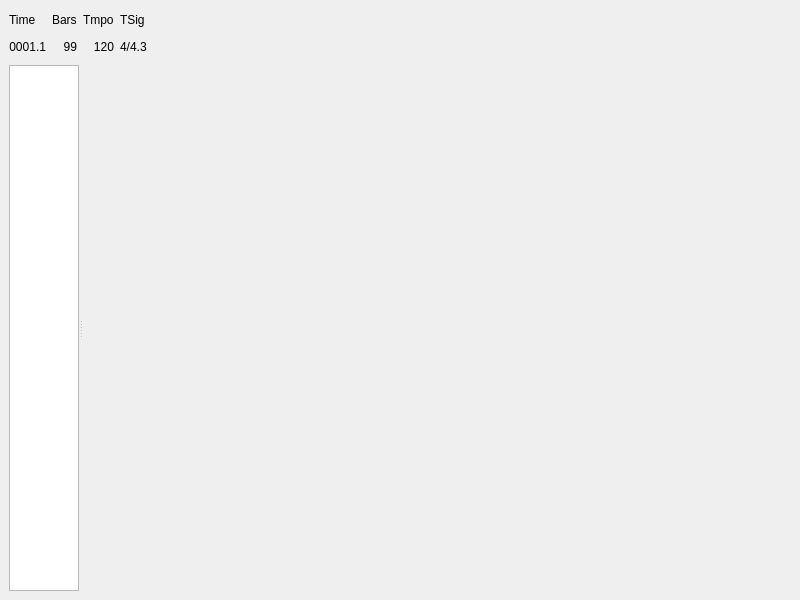
<?xml version="1.0" encoding="UTF-8"?>
<ui version="4.0">
 <class>PCheetah</class>
 <widget class="QMainWindow" name="PCheetah">
  <property name="geometry">
   <rect>
    <x>0</x>
    <y>0</y>
    <width>800</width>
    <height>600</height>
   </rect>
  </property>
  <property name="windowTitle">
   <string>PCheetah</string>
  </property>
  <widget class="QWidget" name="cw">
   <layout class="QVBoxLayout" name="verticalLayout">
    <item>
     <layout class="QHBoxLayout" name="hl_1">
      <property name="sizeConstraint">
       <enum>QLayout::SetMinimumSize</enum>
      </property>
      <item>
       <layout class="QVBoxLayout" name="vl1">
        <property name="sizeConstraint">
         <enum>QLayout::SetFixedSize</enum>
        </property>
        <item>
         <widget class="QLabel" name="lTime">
          <property name="sizePolicy">
           <sizepolicy hsizetype="Fixed" vsizetype="Fixed">
            <horstretch>0</horstretch>
            <verstretch>0</verstretch>
           </sizepolicy>
          </property>
          <property name="maximumSize">
           <size>
            <width>200</width>
            <height>20</height>
           </size>
          </property>
          <property name="text">
           <string>Time</string>
          </property>
          <property name="scaledContents">
           <bool>false</bool>
          </property>
         </widget>
        </item>
        <item>
         <widget class="QLabel" name="time">
          <property name="sizePolicy">
           <sizepolicy hsizetype="Fixed" vsizetype="Fixed">
            <horstretch>0</horstretch>
            <verstretch>0</verstretch>
           </sizepolicy>
          </property>
          <property name="maximumSize">
           <size>
            <width>200</width>
            <height>20</height>
           </size>
          </property>
          <property name="text">
           <string>0001.1</string>
          </property>
          <property name="alignment">
           <set>Qt::AlignRight|Qt::AlignTrailing|Qt::AlignVCenter</set>
          </property>
         </widget>
        </item>
       </layout>
      </item>
      <item>
       <layout class="QVBoxLayout" name="vl2">
        <property name="sizeConstraint">
         <enum>QLayout::SetFixedSize</enum>
        </property>
        <item>
         <widget class="QLabel" name="lBars">
          <property name="sizePolicy">
           <sizepolicy hsizetype="Fixed" vsizetype="Fixed">
            <horstretch>0</horstretch>
            <verstretch>0</verstretch>
           </sizepolicy>
          </property>
          <property name="maximumSize">
           <size>
            <width>200</width>
            <height>20</height>
           </size>
          </property>
          <property name="text">
           <string>Bars</string>
          </property>
         </widget>
        </item>
        <item>
         <widget class="QLabel" name="bars">
          <property name="sizePolicy">
           <sizepolicy hsizetype="Fixed" vsizetype="Fixed">
            <horstretch>0</horstretch>
            <verstretch>0</verstretch>
           </sizepolicy>
          </property>
          <property name="maximumSize">
           <size>
            <width>200</width>
            <height>20</height>
           </size>
          </property>
          <property name="text">
           <string>99</string>
          </property>
          <property name="alignment">
           <set>Qt::AlignRight|Qt::AlignTrailing|Qt::AlignVCenter</set>
          </property>
         </widget>
        </item>
       </layout>
      </item>
      <item>
       <layout class="QVBoxLayout" name="vl3">
        <property name="sizeConstraint">
         <enum>QLayout::SetFixedSize</enum>
        </property>
        <item>
         <widget class="QLabel" name="lTmpo">
          <property name="sizePolicy">
           <sizepolicy hsizetype="Fixed" vsizetype="Fixed">
            <horstretch>0</horstretch>
            <verstretch>0</verstretch>
           </sizepolicy>
          </property>
          <property name="maximumSize">
           <size>
            <width>200</width>
            <height>20</height>
           </size>
          </property>
          <property name="text">
           <string>Tmpo</string>
          </property>
         </widget>
        </item>
        <item>
         <widget class="QLabel" name="tmpo">
          <property name="sizePolicy">
           <sizepolicy hsizetype="Fixed" vsizetype="Fixed">
            <horstretch>0</horstretch>
            <verstretch>0</verstretch>
           </sizepolicy>
          </property>
          <property name="maximumSize">
           <size>
            <width>200</width>
            <height>20</height>
           </size>
          </property>
          <property name="text">
           <string>120</string>
          </property>
          <property name="alignment">
           <set>Qt::AlignRight|Qt::AlignTrailing|Qt::AlignVCenter</set>
          </property>
         </widget>
        </item>
       </layout>
      </item>
      <item>
       <layout class="QVBoxLayout" name="vl4">
        <property name="sizeConstraint">
         <enum>QLayout::SetFixedSize</enum>
        </property>
        <item>
         <widget class="QLabel" name="lTSig">
          <property name="sizePolicy">
           <sizepolicy hsizetype="Fixed" vsizetype="Fixed">
            <horstretch>0</horstretch>
            <verstretch>0</verstretch>
           </sizepolicy>
          </property>
          <property name="maximumSize">
           <size>
            <width>200</width>
            <height>20</height>
           </size>
          </property>
          <property name="text">
           <string>TSig</string>
          </property>
         </widget>
        </item>
        <item>
         <widget class="QLabel" name="tSig">
          <property name="sizePolicy">
           <sizepolicy hsizetype="Fixed" vsizetype="Fixed">
            <horstretch>0</horstretch>
            <verstretch>0</verstretch>
           </sizepolicy>
          </property>
          <property name="maximumSize">
           <size>
            <width>200</width>
            <height>20</height>
           </size>
          </property>
          <property name="text">
           <string>4/4.3</string>
          </property>
         </widget>
        </item>
       </layout>
      </item>
      <item>
       <widget class="QTextEdit" name="lyr">
        <property name="enabled">
         <bool>false</bool>
        </property>
        <property name="sizePolicy">
         <sizepolicy hsizetype="Expanding" vsizetype="Fixed">
          <horstretch>0</horstretch>
          <verstretch>0</verstretch>
         </sizepolicy>
        </property>
        <property name="maximumSize">
         <size>
          <width>16777215</width>
          <height>50</height>
         </size>
        </property>
        <property name="mouseTracking">
         <bool>false</bool>
        </property>
        <property name="focusPolicy">
         <enum>Qt::NoFocus</enum>
        </property>
        <property name="frameShape">
         <enum>QFrame::NoFrame</enum>
        </property>
        <property name="verticalScrollBarPolicy">
         <enum>Qt::ScrollBarAlwaysOff</enum>
        </property>
        <property name="horizontalScrollBarPolicy">
         <enum>Qt::ScrollBarAlwaysOff</enum>
        </property>
        <property name="undoRedoEnabled">
         <bool>false</bool>
        </property>
        <property name="lineWrapMode">
         <enum>QTextEdit::NoWrap</enum>
        </property>
        <property name="readOnly">
         <bool>true</bool>
        </property>
       </widget>
      </item>
     </layout>
    </item>
    <item>
     <widget class="QSplitter" name="spl">
      <property name="sizePolicy">
       <sizepolicy hsizetype="Expanding" vsizetype="Expanding">
        <horstretch>0</horstretch>
        <verstretch>0</verstretch>
       </sizepolicy>
      </property>
      <property name="orientation">
       <enum>Qt::Horizontal</enum>
      </property>
      <widget class="QTableWidget" name="tr">
       <property name="sizePolicy">
        <sizepolicy hsizetype="MinimumExpanding" vsizetype="MinimumExpanding">
         <horstretch>0</horstretch>
         <verstretch>0</verstretch>
        </sizepolicy>
       </property>
       <property name="verticalScrollBarPolicy">
        <enum>Qt::ScrollBarAlwaysOff</enum>
       </property>
       <property name="horizontalScrollBarPolicy">
        <enum>Qt::ScrollBarAlwaysOff</enum>
       </property>
       <property name="sizeAdjustPolicy">
        <enum>QAbstractScrollArea::AdjustToContents</enum>
       </property>
       <attribute name="horizontalHeaderMinimumSectionSize">
        <number>20</number>
       </attribute>
       <attribute name="verticalHeaderVisible">
        <bool>false</bool>
       </attribute>
       <attribute name="verticalHeaderMinimumSectionSize">
        <number>20</number>
       </attribute>
       <attribute name="verticalHeaderDefaultSectionSize">
        <number>20</number>
       </attribute>
      </widget>
      <widget class="CtlNt" name="nt" native="true">
       <property name="sizePolicy">
        <sizepolicy hsizetype="Expanding" vsizetype="Expanding">
         <horstretch>0</horstretch>
         <verstretch>0</verstretch>
        </sizepolicy>
       </property>
       <property name="autoFillBackground">
        <bool>false</bool>
       </property>
      </widget>
     </widget>
    </item>
   </layout>
  </widget>
 </widget>
 <customwidgets>
  <customwidget>
   <class>CtlNt</class>
   <extends>QWidget</extends>
   <header>ctlNt.h</header>
   <container>1</container>
  </customwidget>
 </customwidgets>
 <resources/>
 <connections/>
</ui>
